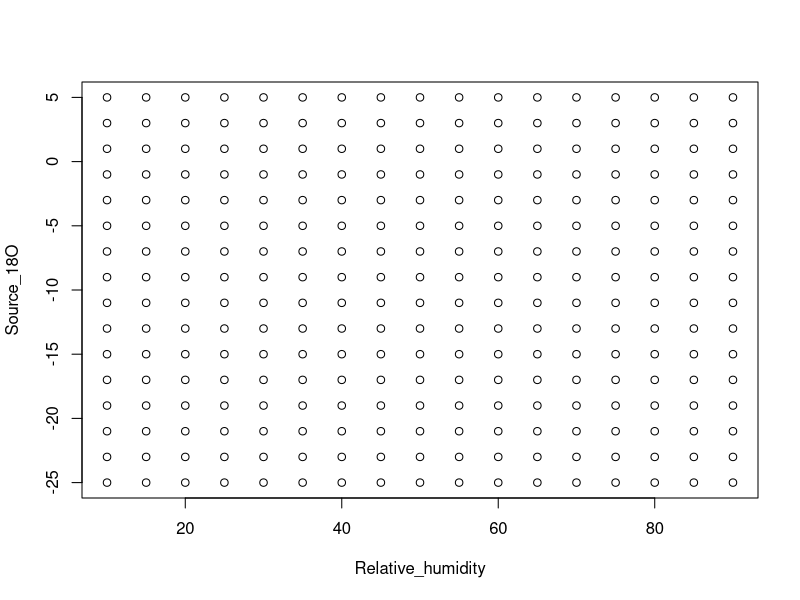
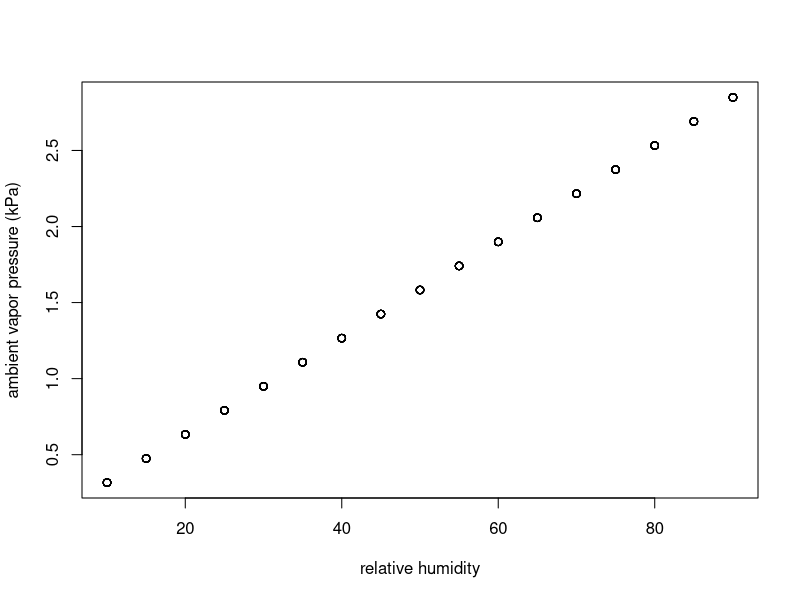
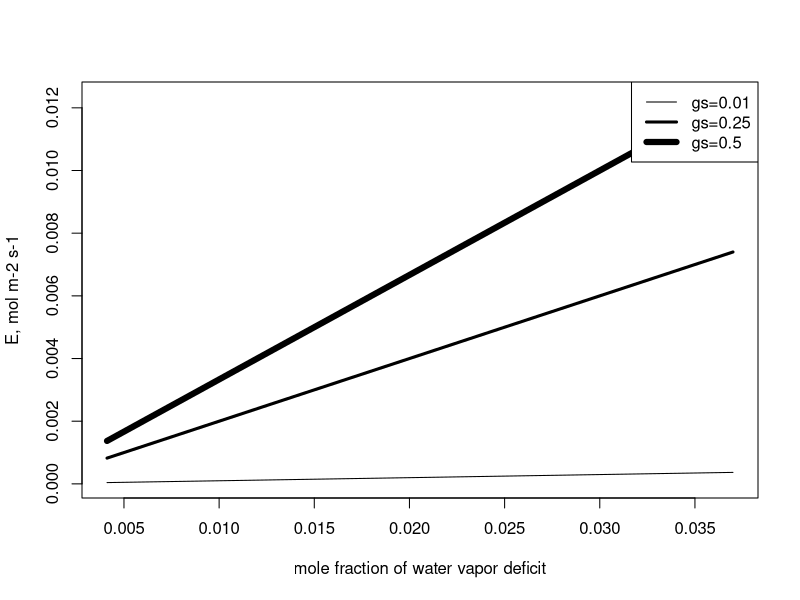
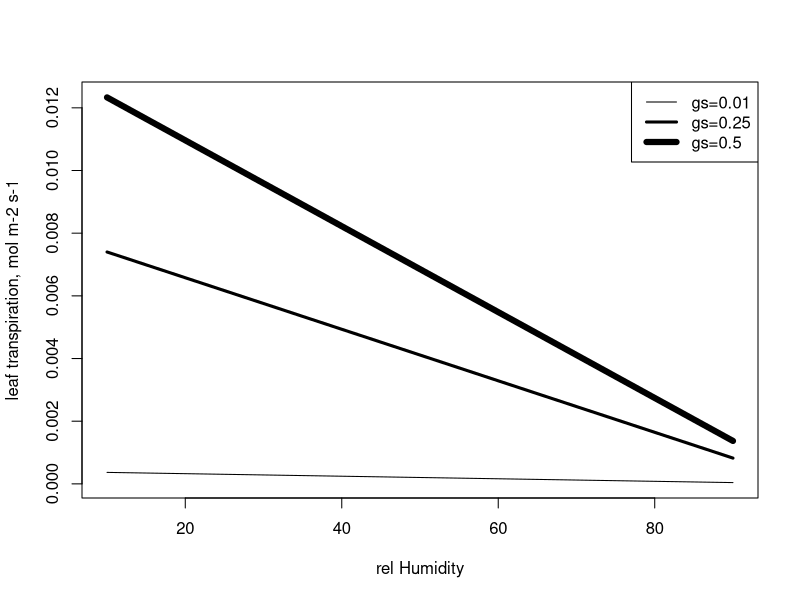
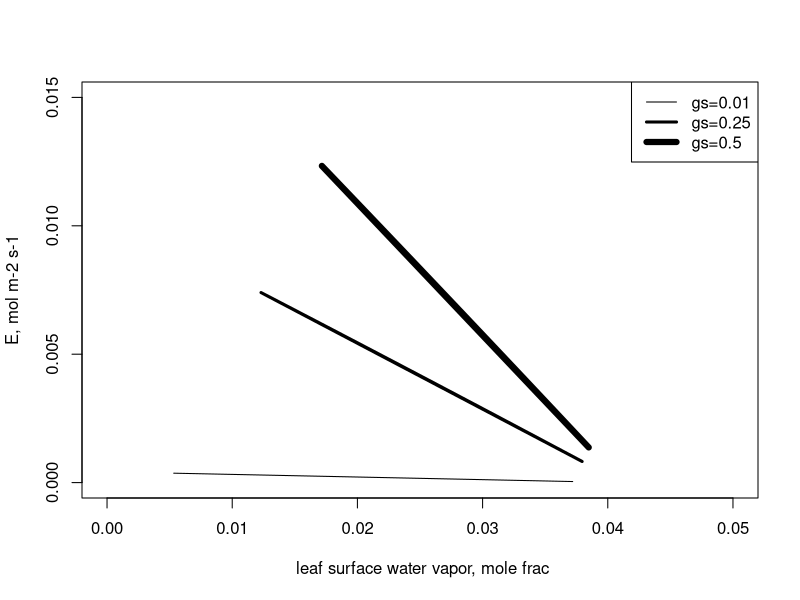
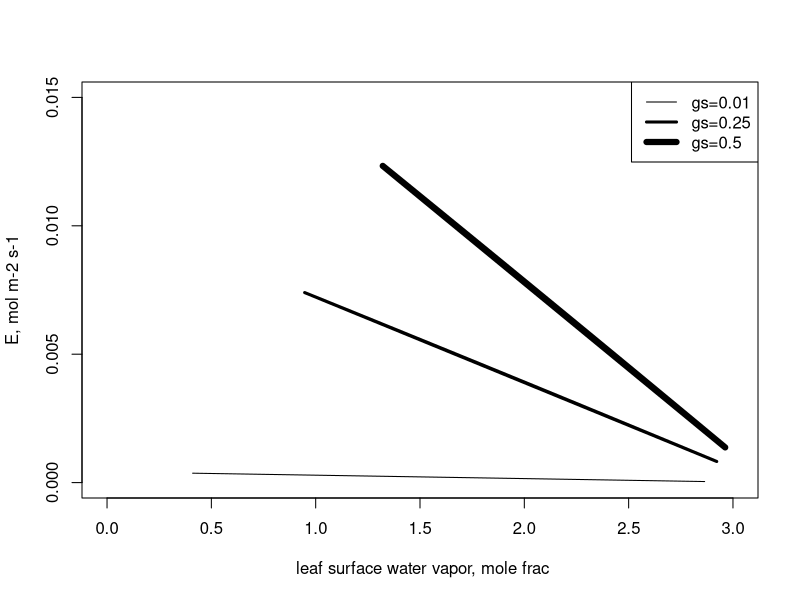
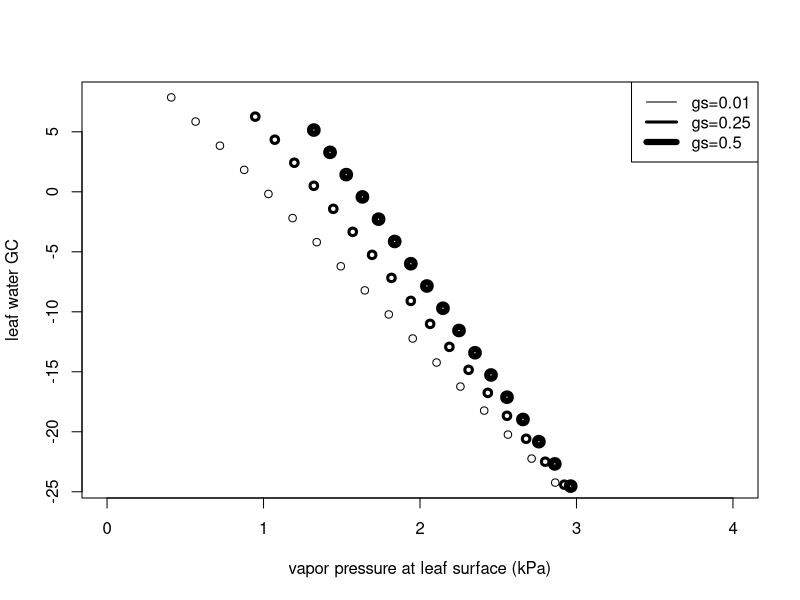
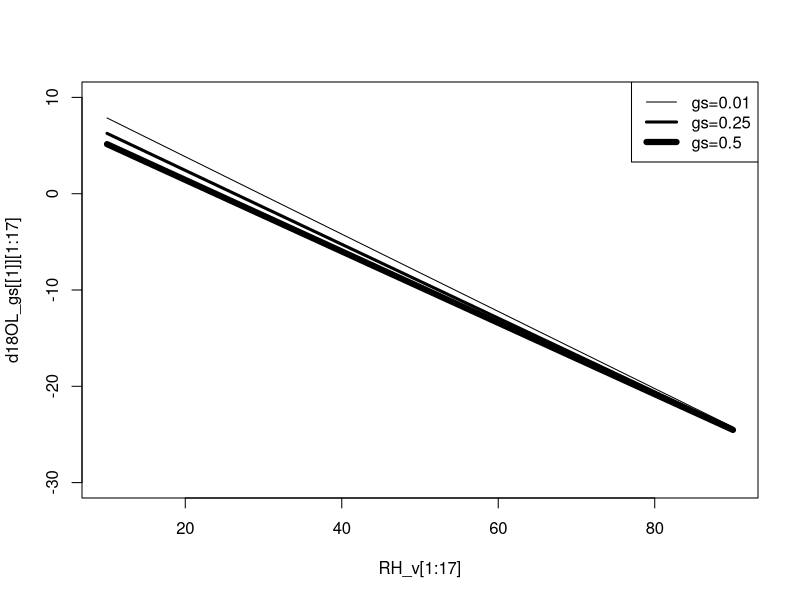

Write the R code that produced these figures, in order.
## ---- chunk 1
#library(dplyr)

relH <- seq(10, 90, by=5) # this is the vector of 17 different Realtive humidieties
water <-seq( -25, 5,by = 2) # this is the vector with all 16 the isotopic values from the water sources. 

RH_SOURCE <- merge(relH, water) # here we merge the two variables to  facilitate the calculations on each row of this object.

Source_18O <- RH_SOURCE[,2]
Relative_humidity <- RH_SOURCE[,1]
plot(Relative_humidity, Source_18O)
## ---- chunk 2
# Constants -----------------
br <-1 # boundary layer resistance, considered reasonable value between 0.02 to 3    
ak <- 1.0285	# alpha_kappa, Kinetic Fractionation 
akb <- 1.0189	# alpha_kappa_beta, Kinetic Fractionation boundary layer
rsmow <- 0.0020052 # Oxygen Isotope ratio from STANDARD	SMOV
epsilon_s <-27 # Autotrophic fractionation Sucrose	
epsilon_c <-27 # Autotrophic fractionation Cellulose
press_bar <-77 # barometric	pressure  (mmbar) This need to be changed for the pressure level
Ta <- 25 # In this exercise, we are using a constant temperature, air temp. (°C)  Assumption that Tleaf= Tair
## ---- chunk 3
water_vapor <-Source_18O +(-1*(1.137*(1000000/((Ta+273.15)^2))-0.4156*((1000/(Ta+273.15))-2.0667))) 

# "es" is the saturation vapor pressure (kPa) with air temp in this case at 25
es=(101325*exp((((-0.1299*(1-(373.16/(273.15 + Ta)))-0.6445)*
                   (1-(373.16/(273.15 + Ta)))-1.976)*(1-(373.16/(273.15 + Ta)))+13.3185)*(1-(373.16/(273.15 + Ta)))))/1000

# ea_v is the ambient vapor pressure (kPa)
RH_v <- RH_SOURCE[,1]
ea_v =(RH_v/100)*es
## ---- chunk 4
plot(RH_SOURCE[,1],ea_v, xlab = "relative humidity",ylab = "ambient vapor pressure (kPa)" )
## ---- chunk 5
# ei,  internal leaf vapor pressure (kPa) is es. ei=es,  because we assume that the vapor is saturated inside the leaf.
 ei=es

# g, total leaf conductance to water vapor (mol m-2 s-1) 
# this section is important becasue we are adding a new variable which we willl modify and add an other dimention to the sensitivity analysis,

gs <- c(0.01,0.25, 0.5)

#Total Conductance in mol
g = 1/(1/gs + 1/br) # or 1/(rs+rb)

# E_v_gs leaf transpiration (mol m-2 s-1) # barbour 2004
# this list contains 5 diferent combinations of gs  on a 16 different temperatures  for many RH and Source water.
E_v_gs <- list()
W_v_gs <- list() # dont know if we will use this

#this for loop will calculate the leaf transpiration and the W_v_gs for the 5 different gs
for(sto in 1:3){
  E_v_gs[[sto]]=((ei-ea_v)/press_bar)*g[sto] #(vpd*gs)=E
  W_v_gs[[sto]] <- ((ei-ea_v)/press_bar) # this is VPD? need to check on the units.
  }
# check the  structure of this new object.
str(E_v_gs)### list of model output based on 5 stomatal conductances,
## ---- chunk 6
plot(W_v_gs[[1]],E_v_gs[[1]],type="l", xlim = range(W_v_gs), range(E_v_gs),
     ylab="E, mol m-2 s-1", 
     xlab="mole fraction of water vapor deficit")
lines(W_v_gs[[2]],E_v_gs[[2]], lwd=3)
lines(W_v_gs[[3]],E_v_gs[[3]], lwd=6)

legend("topright", legend = c("gs=0.01","gs=0.25","gs=0.5" ), lwd = c(1,3,6))
## ---- chunk 7
plot(RH_SOURCE[,1],E_v_gs[[1]],type="l", xlim = c(10,90), range(E_v_gs), ylab="leaf transpiration, mol m-2 s-1", xlab="rel Humidity")
lines(RH_SOURCE[,1],E_v_gs[[2]], lwd=3)
lines(RH_SOURCE[,1],E_v_gs[[3]], lwd=6)
legend("topright", legend = c("gs=0.01","gs=0.25","gs=0.5" ), lwd = c(1,3,6))
## ---- chunk 8
wi=ei/press_bar #wi,  leaf water vapor, mole fraction
wa_v= ea_v/press_bar #wa, ambient water vapor, mole fraction


# ws_v_gs, leaf surface water vapor, mole frac Roden 2000, Ball (1987),
# this list contains 5 diferent combinations of gs for many RH and Source waters.

ws_v_gs <- list()
for(sto in 1:3){
  ws_v_gs[[sto]] =((gs[[sto]]*wi)-E_v_gs[[sto]]*(1-wi/2))/(gs[[sto]] - E_v_gs[[sto]]/2)

}
## ---- chunk 9
###  

plot(ws_v_gs[[1]],E_v_gs[[1]],type="l", xlim = c(0,0.05), ylim=c(0,0.015), ylab="E, mol m-2 s-1", xlab=" leaf surface water vapor, mole frac")
lines(ws_v_gs[[2]],E_v_gs[[2]], lwd=3)
lines(ws_v_gs[[3]],E_v_gs[[3]], lwd=6)

legend("topright", legend = c("gs=0.01","gs=0.25","gs=0.5" ), lwd = c(1,3,6))
## ---- chunk 10
# es vapor pressure at leaf surface (kPa)
esl_v_gs <- list()
for(sto in 1:3){
  esl_v_gs[[sto]]=ws_v_gs[[sto]]*press_bar
  }

plot(esl_v_gs[[1]],E_v_gs[[1]],type="l", xlim = c(0,3), ylim=c(0,0.015), ylab="E, mol m-2 s-1", xlab=" leaf surface water vapor, mole frac")
lines(esl_v_gs[[2]],E_v_gs[[2]], lwd=3)
lines(esl_v_gs[[3]],E_v_gs[[3]], lwd=6)

legend("topright", legend = c("gs=0.01","gs=0.25","gs=0.5" ), lwd = c(1,3,6))
## ---- chunk 11
# a*  **equilibrium fractionation at leaf temperature  
# The equilibrium fractionation factor, a* is temperature dependent 
# (see Majoube, 1971, J. Chim. Phys. 58:1423-1436), thus,
alpha_star =exp((1.137*1000/(273.15+Ta)^2)-(0.4156/(273.15+Ta))-0.0020667)

#R source O  isotope ratio, source water conversion to R notation
Rsource= rsmow*(1+Source_18O/1000)

#Ratm  Oxy  isotope ratio, atmosph  water vapor
Ratm= rsmow*(1+water_vapor/1000)

#R leaf model Oxyg  isotope ratio, leaf water GC
#### Leaf water enrichment  with diferent RH, Soueces and gs

Rleaf_v_gs <- list()
for(sto in 1:3){
  Rleaf_v_gs[[sto]] <- alpha_star*((ak*Rsource*
                              ((ei-esl_v_gs[[sto]])/ei))+
                             (akb*Rsource*(esl_v_gs[[sto]]-ea_v)/ei)+
                             (Ratm*ea_v/ei))
  }
## ---- chunk 12
#d18O leaf with CG so 3 Stomatal conductances  
#### Leaf water enrichment  with diferent RH, Soueces and GS
d18OL_gs <- list()
for(sto in 1:3){
  d18OL_gs[[sto]]=((Rleaf_v_gs[[sto]]/rsmow)-1)*1000 
}
## ---- chunk 13
plot(esl_v_gs[[1]][1:17],d18OL_gs[[1]][1:17],type="p", xlim = c(0,4), ylab="leaf water GC", xlab="vapor pressure at leaf surface (kPa)")
points(esl_v_gs[[2]][1:17],d18OL_gs[[2]][1:17], lwd=3)
points(esl_v_gs[[3]][1:17],d18OL_gs[[3]][1:17], lwd=6)

legend("topright", legend = c("gs=0.01","gs=0.25","gs=0.5" ), lwd = c(1,3,6))
## ---- chunk 14
## Plot with different source waters
# [1:13] is all RHs and  with source water of -25
plot(RH_v[1:17], d18OL_gs[[1]][1:17], type="l", ylim = c(-30,10))
lines(RH_v[1:17], d18OL_gs[[2]][1:17], lwd=3)
lines(RH_v[1:17], d18OL_gs[[3]][1:17], lwd=6)

legend("topright", legend = c("gs=0.01","gs=0.25","gs=0.5" ), lwd = c(1,3,6))
## ---- chunk 15

# Craig_Gordon model with different PEX
## on to the cellulose synthesis

F_0 <- c(0.33,0.42,0.55) # variable percentage of Exchage during Cellulose Synthesis
# here a double loop
d18O_cellulose <- list()
for(sto in 1:3){
  d18Oc_F_0 <- list()
  for (pe in 1:3){ # variable percentage of Exchage during Cellulose Synthesis
    d18Oc_F_0[[pe]] <- F_0[[pe]]*(Source_18O + epsilon_c) + (1 - F_0[[pe]]) * (d18OL_gs[[sto]]+ epsilon_c) 
  }
  names(d18Oc_F_0) <- c("gs=0.01","gs=0.25","gs=0.5" )
d18O_cellulose[[sto]] <- d18Oc_F_0
}
names(d18O_cellulose) <- c("fo=0.33","fo=0.42","fo=0.55" )
str(d18O_cellulose)  # here we see we just generate a list of 3 stomatal conductance variations and in each of those 3 diferent outputs using different Percentage of exchange during cellulose sinthesisi.

## ---- chunk 16

## set the fraction of the vector we liket to plot  
source1 <- RH_SOURCE[,2]==-25 # in this case we select the  positions  that  have a sorce water of -25 
source2 <- RH_SOURCE[,2]==1# in this case we select the  positions  that  have a sorce water of 1 


plot(RH_SOURCE[,1][source2],d18O_cellulose[["fo=0.55"]][["gs=0.01"]][source2], xlim =range(RH_SOURCE[,1]), ylim =range(unlist(d18O_cellulose)),  pch=19, xlab = "RH", ylab = "d18O") 

  points(RH_SOURCE[,1][source2],d18O_cellulose[["fo=0.55"]][["gs=0.25"]][source2], pch=2)
  points(RH_SOURCE[,1][source2],d18O_cellulose[["fo=0.55"]][["gs=0.5"]][source2])
  
  
  points(RH_SOURCE[,1][source2],d18O_cellulose[["fo=0.33"]][["gs=0.01"]][source2],  pch=19, col="red" )
  points(RH_SOURCE[,1][source2],d18O_cellulose[["fo=0.33"]][["gs=0.25"]][source2], pch=2, col="red" )
  points(RH_SOURCE[,1][source2],d18O_cellulose[["fo=0.33"]][["gs=0.5"]][source2], col="red" )

  points(RH_SOURCE[,1][source2],d18O_cellulose[["fo=0.42"]][["gs=0.01"]][source2],  pch=19, col="blue" )
  points(RH_SOURCE[,1][source2],d18O_cellulose[["fo=0.42"]][["gs=0.25"]][source2], pch=2, col="blue" )
  points(RH_SOURCE[,1][source2],d18O_cellulose[["fo=0.42"]][["gs=0.5"]][source2], col="blue" )

  points(RH_SOURCE[,1][source1],d18O_cellulose[["fo=0.55"]][["gs=0.01"]][source1],  pch=19, col="red" )
  points(RH_SOURCE[,1][source1],d18O_cellulose[["fo=0.55"]][["gs=0.25"]][source1], pch=2)
  points(RH_SOURCE[,1][source1],d18O_cellulose[["fo=0.55"]][["gs=0.5"]][source1])
  
  points(RH_SOURCE[,1][source1],d18O_cellulose[["fo=0.33"]][["gs=0.01"]][source1],  pch=19, col="red" )
  points(RH_SOURCE[,1][source1],d18O_cellulose[["fo=0.33"]][["gs=0.25"]][source1], pch=2, col="red" )
  points(RH_SOURCE[,1][source1],d18O_cellulose[["fo=0.33"]][["gs=0.5"]][source1], col="red" )

  points(RH_SOURCE[,1][source1],d18O_cellulose[["fo=0.42"]][["gs=0.01"]][source1],  pch=19, col="blue" )
  points(RH_SOURCE[,1][source1],d18O_cellulose[["fo=0.42"]][["gs=0.25"]][source1], pch=2, col="blue" )
  points(RH_SOURCE[,1][source1],d18O_cellulose[["fo=0.42"]][["gs=0.5"]][source1], col="blue" )
  
  
## ---- chunk 17
RH1 <- RH_SOURCE[,1]== 10 # in this case we select the  positions  that  have a sorce water of -25 
RH2 <- RH_SOURCE[,1]==90# in this case we select the  positions  that  have a sorce water of 1 


plot(RH_SOURCE[,2][RH2],d18O_cellulose[["fo=0.55"]][["gs=0.01"]][RH2], xlim =range(RH_SOURCE[,2]), ylim =range(unlist(d18O_cellulose)),  pch=19, xlab = "Source water", ylab = "d18O") 
  points(RH_SOURCE[,2][RH2],d18O_cellulose[["fo=0.55"]][["gs=0.25"]][RH2], pch=2)
  points(RH_SOURCE[,2][RH2],d18O_cellulose[["fo=0.55"]][["gs=0.5"]][RH2])
  
  
  points(RH_SOURCE[,2][RH2],d18O_cellulose[["fo=0.33"]][["gs=0.01"]][RH2],  pch=19, col="red" )
  points(RH_SOURCE[,2][RH2],d18O_cellulose[["fo=0.33"]][["gs=0.25"]][RH2], pch=2, col="red" )
  points(RH_SOURCE[,2][RH2],d18O_cellulose[["fo=0.33"]][["gs=0.5"]][RH2], col="red" )

  points(RH_SOURCE[,2][RH2],d18O_cellulose[["fo=0.42"]][["gs=0.01"]][RH2],  pch=19, col="blue" )
  points(RH_SOURCE[,2][RH2],d18O_cellulose[["fo=0.42"]][["gs=0.25"]][RH2], pch=2, col="blue" )
  points(RH_SOURCE[,2][RH2],d18O_cellulose[["fo=0.42"]][["gs=0.5"]][RH2], col="blue" )
  

  points(RH_SOURCE[,2][RH1],d18O_cellulose[["fo=0.55"]][["gs=0.01"]][RH1],  pch=19, col="red" )
  points(RH_SOURCE[,2][RH1],d18O_cellulose[["fo=0.55"]][["gs=0.25"]][RH1], pch=2)
  points(RH_SOURCE[,2][RH1],d18O_cellulose[["fo=0.55"]][["gs=0.5"]][RH1])
  
  
  points(RH_SOURCE[,2][RH1],d18O_cellulose[["fo=0.33"]][["gs=0.01"]][RH1],  pch=19, col="red" )
  points(RH_SOURCE[,2][RH1],d18O_cellulose[["fo=0.33"]][["gs=0.25"]][RH1], pch=2, col="red" )
  points(RH_SOURCE[,2][RH1],d18O_cellulose[["fo=0.33"]][["gs=0.5"]][RH1], col="red" )

  points(RH_SOURCE[,2][RH1],d18O_cellulose[["fo=0.42"]][["gs=0.01"]][RH1],  pch=19, col="blue" )
  points(RH_SOURCE[,2][RH1],d18O_cellulose[["fo=0.42"]][["gs=0.25"]][RH1], pch=2, col="blue" )
  points(RH_SOURCE[,2][RH1],d18O_cellulose[["fo=0.42"]][["gs=0.5"]][RH1], col="blue" )
  
  
## ---- chunk 18
#generation of the 9 matrices with 17 different Realtive by 16 different waters

d18O__fo0.55_gs0.01 <- matrix (d18O_cellulose[["fo=0.55"]][["gs=0.01"]], nrow = 17, ncol = 16, byrow = F, dimnames = list(as.character(relH),as.character(water)))
d18O__fo0.55_gs0.25 <- matrix (d18O_cellulose[["fo=0.55"]][["gs=0.25"]], nrow = 17, ncol = 16, byrow = F, dimnames = list(as.character(relH),as.character(water)))
d18O__fo0.55_gs0.5 <- matrix (d18O_cellulose[["fo=0.55"]][["gs=0.5"]], nrow = 17, ncol = 16, byrow = F, dimnames = list(as.character(relH),as.character(water)))

d18O__fo0.33_gs0.01 <- matrix (d18O_cellulose[["fo=0.33"]][["gs=0.01"]], nrow = 17, ncol = 16, byrow = F, dimnames = list(as.character(relH),as.character(water)))
d18O__fo0.33_gs0.25 <- matrix (d18O_cellulose[["fo=0.33"]][["gs=0.25"]], nrow = 17, ncol = 16, byrow = F, dimnames = list(as.character(relH),as.character(water)))
d18O__fo0.33_gs0.5 <- matrix (d18O_cellulose[["fo=0.33"]][["gs=0.5"]], nrow = 17, ncol = 16, byrow = F, dimnames = list(as.character(relH),as.character(water)))

d18O__fo0.42_gs0.01 <-matrix ( d18O_cellulose[["fo=0.42"]][["gs=0.01"]], nrow = 17, ncol = 16, byrow = F, dimnames = list(as.character(relH),as.character(water)))
d18O__fo0.42_gs0.25 <- matrix (d18O_cellulose[["fo=0.42"]][["gs=0.25"]], nrow = 17, ncol = 16, byrow = F, dimnames = list(as.character(relH),as.character(water)))
d18O__fo0.42_gs0.5 <- matrix (d18O_cellulose[["fo=0.42"]][["gs=0.5"]], nrow = 17, ncol = 16, byrow = F, dimnames = list(as.character(relH),as.character(water)))

COLIS <- colorRampPalette(colors = c("red", "blue", "black"))


## ---- chunk 19

col_panel <- COLIS(10)
range_limits <- range(unlist(d18O_cellulose))

layout(mat = matrix(1:9,nrow = 3, ncol = 3, byrow = T), widths = 1, heights = 1, respect = T)
par(mar=c(4,4,0.1,0.1))

image(x = water, y = relH, z = t(d18O__fo0.33_gs0.01),col = col_panel, zlim = range_limits)
image(x = water, y = relH, z = t(d18O__fo0.33_gs0.25),col = col_panel, zlim = range_limits)
image(x = water, y = relH, z = t(d18O__fo0.33_gs0.5),col = col_panel, zlim = range_limits)
image(x = water, y = relH, z = t(d18O__fo0.42_gs0.01),col = col_panel, zlim = range_limits)
image(x = water, y = relH, z = t(d18O__fo0.42_gs0.25),col = col_panel, zlim = range_limits)
image(x = water, y = relH, z = t(d18O__fo0.42_gs0.5),col = col_panel, zlim = range_limits)
image(x = water, y = relH, z = t(d18O__fo0.55_gs0.01),col = col_panel, zlim = range_limits)
image(x = water, y = relH, z = t(d18O__fo0.55_gs0.25),col = col_panel, zlim = range_limits)
image(x = water, y = relH, z = t(d18O__fo0.55_gs0.5),col = col_panel, zlim = range_limits)
## ---- chunk 20
# hint. Imagine a  box that covers the rage given. Then you can precisely estimate the potential rage in d18O by using the slopes between the variables and d18O in cellulose and calculate the range of variation between the given range of environmental conditions.


## ---- chunk 21

